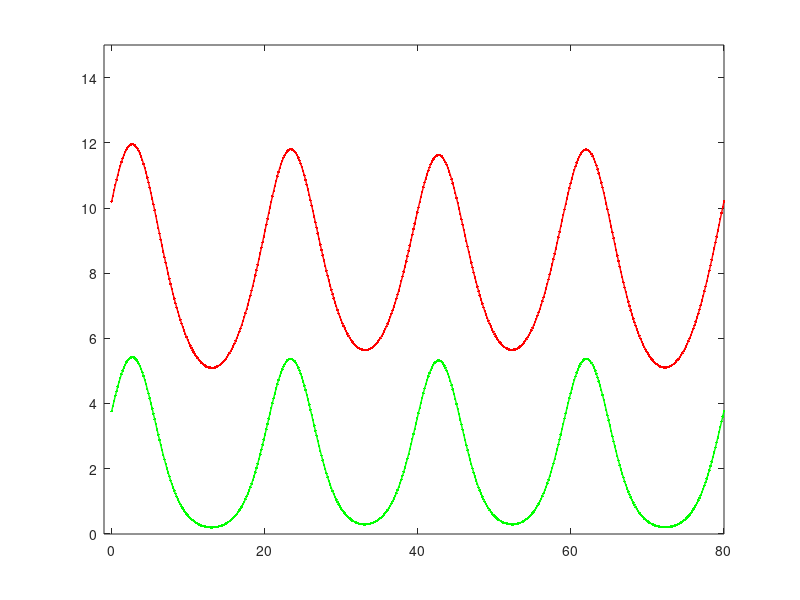
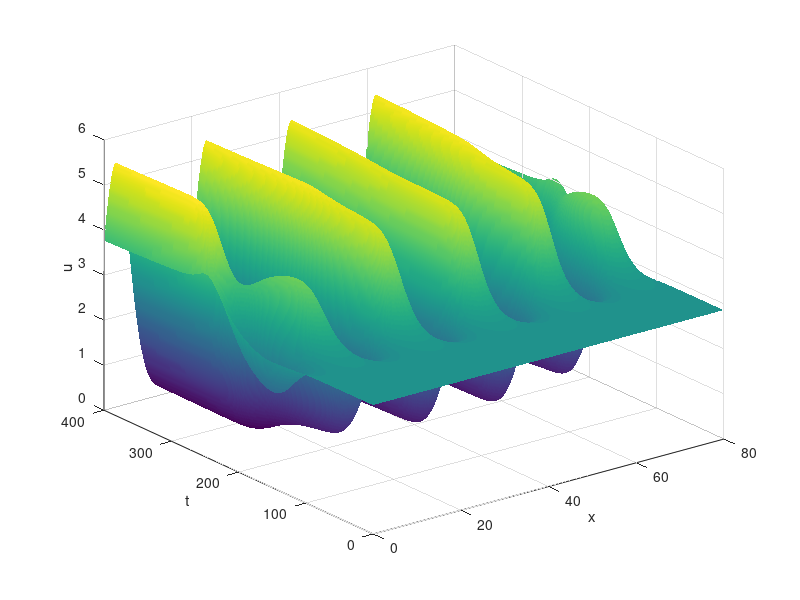
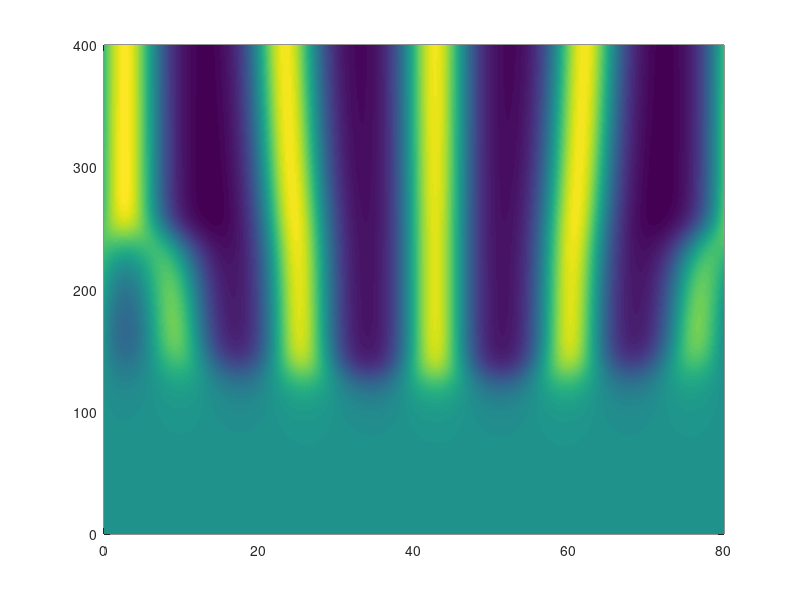

Write the MATLAB code that produced these figures, in order.
bc  = 0.35; Du = 1;   Dv = 30;

%w = 10;  %no pattern 
w = 80;  % pattern
 
Nx = 500; 
x = linspace(0,w, Nx); 
dx = x(2) - x(1); 
 
dt = 1; 
t = 0:dt:400;   
Nt = length(t); 
 
% Set up for the surface 
[X, T] = meshgrid(x, t);
U = 0*X;
V = 0*X;

x = x(:);
t = t(:);
 
%Initial conditions: small perturbation away from steady state
u = 1/bc*ones(length(x),1) + 0.01*rand(Nx, 1); 
v = 1/bc^2*ones(length(x),1);

U(1,:) = u;
V(1,:) = v;

 
%implicit:
    a = (1+2*Du*dt/dx^2);
    b = Du*dt/dx^2;       
    main = a*sparse(ones(Nx,1)); 
    off  = -b*sparse(ones(Nx-1,1));
    Bu = diag(main) + diag(off,1) + diag(off,-1); 
    
    Bu(1, end-1) = -b; %boundries
    Bu(end, 2) = -b;
 
    a = (1+2*Dv*dt/dx^2); b = Dv*dt/dx^2;
    main = a*sparse(ones(Nx,1));
    off  = -b*sparse(ones(Nx-1,1));
    Bv = diag(main) + diag(off,1) + diag(off,-1);
    Bv(1, end-1) = -b;
    Bv(end, 2) = -b;
 
 
figure(1);
 
axis([-1 80 -.01 15.01])  

%Affichage des plot apres chaque pas de temp
for j = 1:Nt
    f = u.^2./v-bc*u;
    g = u.^2 - v;

    u = Bu\(u + dt*f);   % backward Euler
    v = Bv\(v + dt*g);
 
    plot(x,u,'g.-', 'linewidth',1);
    hold on;
    plot(x,v,'r.-', 'linewidth',1);
    hold off;
    axis([-1 80 -.01 15.01]);
    drawnow; 

    U(j,:) = u; %used in figure 2
    V(j,:) = v;
end
 
 

figure(2);
s = surf(x, t, U)
set(s, 'EdgeColor', 'none', 'FaceColor', 'interp');
xlabel('x') 
ylabel('t') 
zlabel('u')
 
figure(3);
p = pcolor(x, t, U);
set(p, 'EdgeColor', 'none', 'FaceColor', 'interp');